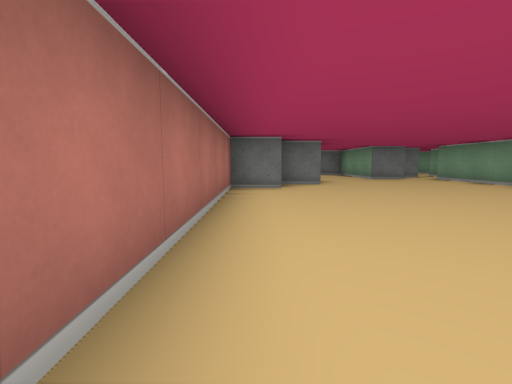
view 1 (above)

15 first-person views from a walk through a cub3D ray-caster map. The camera is about half as high as the walls, tilts 6° down and sees 85° across. The floor is counted in squares. Each view is taken from the middle of a square. On the plan, view 1 faces up. The plan holds only what a view shows up to about 9 squares ahead; the rest is blank. The place goes on beyond the plan.

view 2
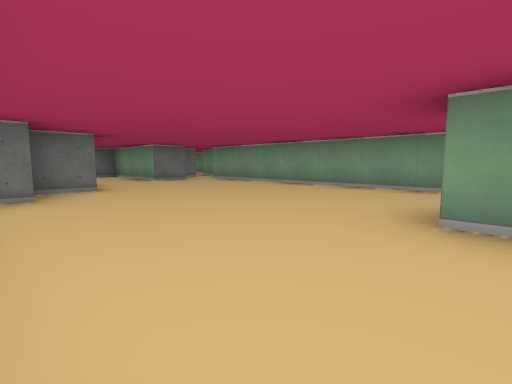

view 3
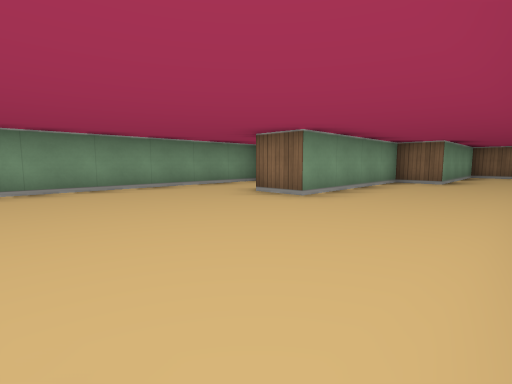

view 4
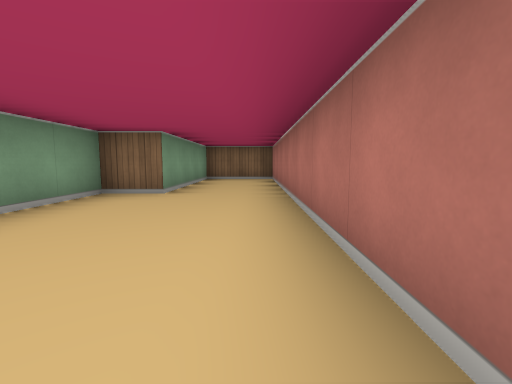

view 5
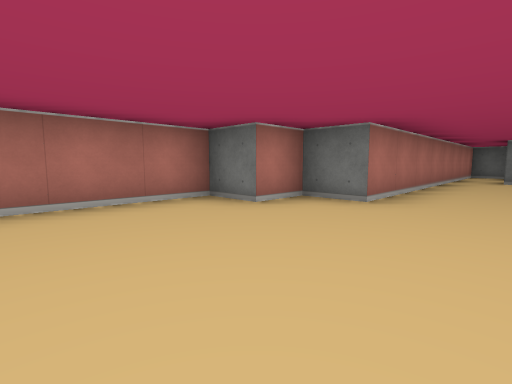

view 6
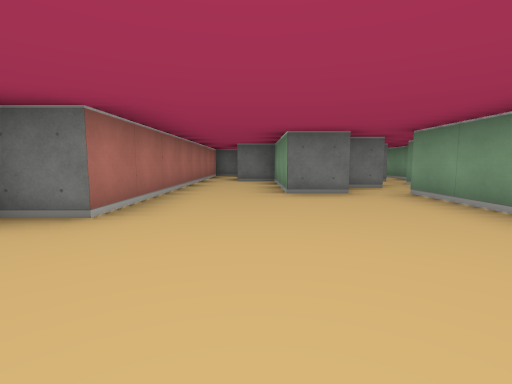

view 7
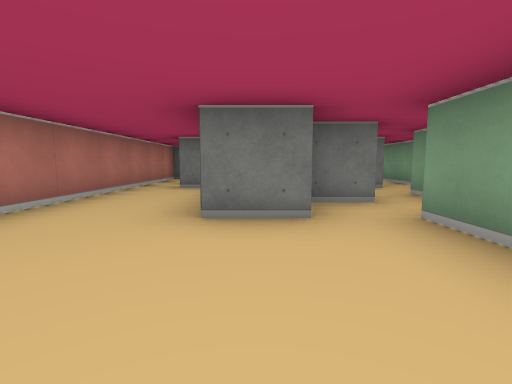

view 8
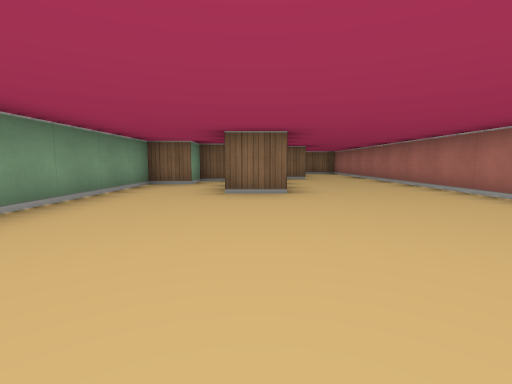

view 9
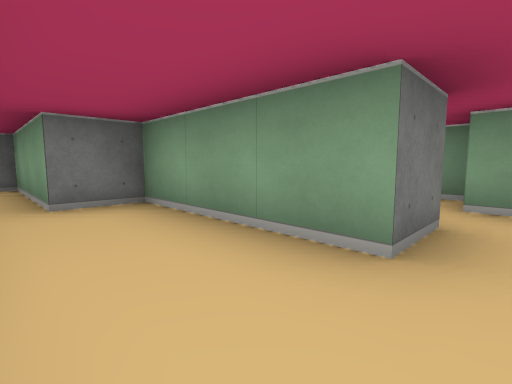

view 10
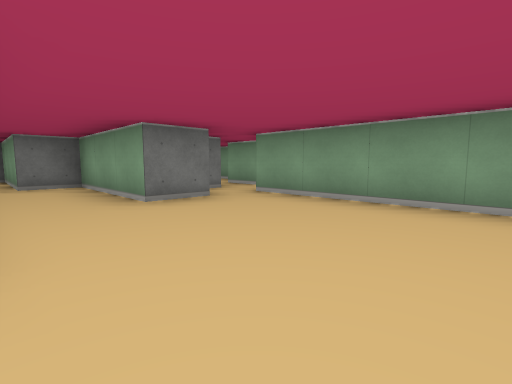

view 11
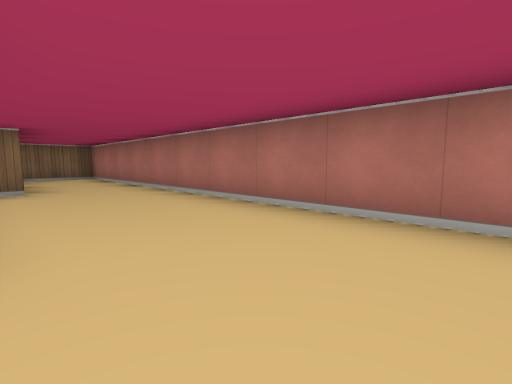

view 12
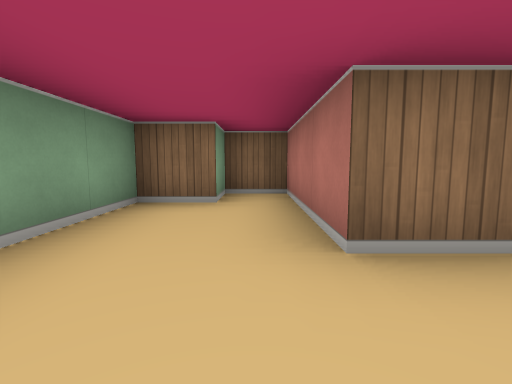

view 13
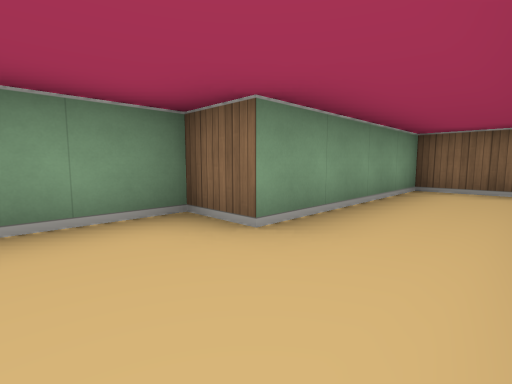

view 14
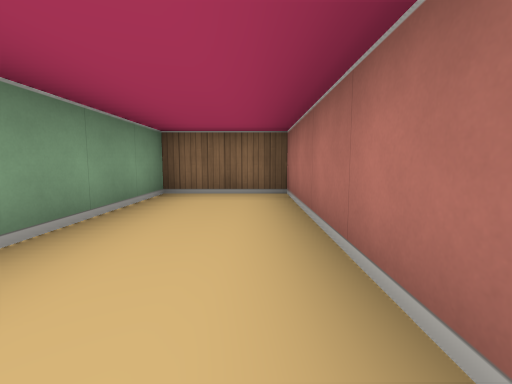

view 15
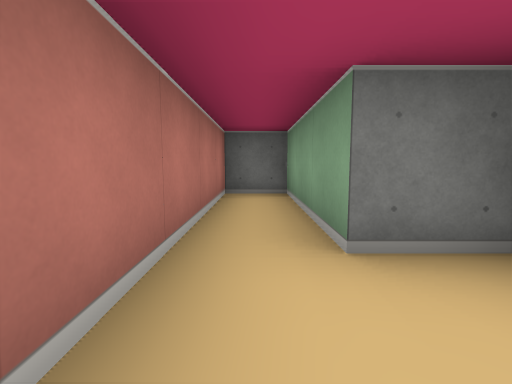

### Floor plan
Points are (right, up) in squares from view 1. A wall is a line through its corners. A room is listed if a view was taken in it or the views show most of it. See-through windows are left out.
Room 1 (views 1, 2, 3, 4, 5, 6, 7, 8, 9, 10, 11, 12, 13, 14, 15)
walls: (4.6, 8.5) (3.5, 8.5) (3.5, 11.5) (2.5, 11.5) (2.5, 14.5) (1.5, 14.5) (1.5, 6.5) (0.5, 6.5) (0.5, 5.5) (-0.5, 5.5) (-0.5, -6.5) (1.5, -6.5) (1.5, -2.5) (2.5, -2.5) (2.5, 1.5) (3.5, 1.5) (3.5, -1.5) (4.5, -1.5) (4.5, -0.5) (5.5, -0.5) (5.5, 8.5)
ways out: opening at (5, 8)

Where each view was taken, in squares from view 1:
view 1: 0 up, 0 right, facing up
view 2: 1 up, 0 right, facing up-right
view 3: 5 up, 0 right, facing down-right
view 4: 2 up, 0 right, facing down
view 5: 3 up, 3 right, facing up-left
view 6: 4 up, 3 right, facing up
view 7: 6 up, 4 right, facing up
view 8: 6 up, 3 right, facing down
view 9: 8 up, 2 right, facing up-right
view 10: 5 up, 2 right, facing up-right
view 11: 3 up, 2 right, facing down-left
view 12: 3 up, 4 right, facing down
view 13: 1 down, 0 right, facing down-right
view 14: 2 down, 0 right, facing down
view 15: 10 up, 2 right, facing up
